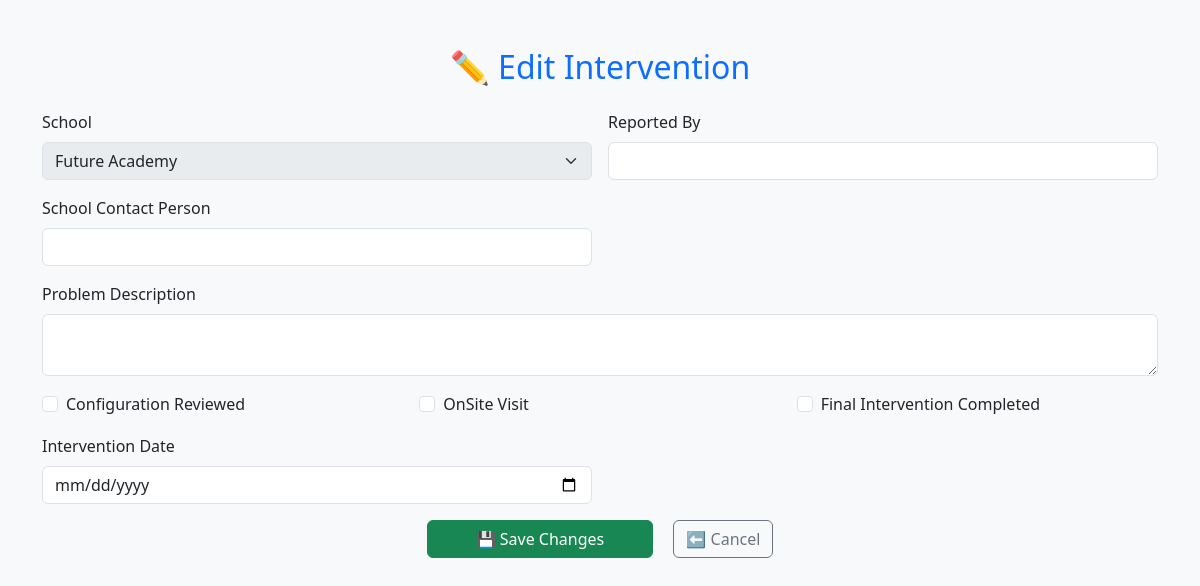
/edit_intervention/6, run on an earlier commit of the app's database.
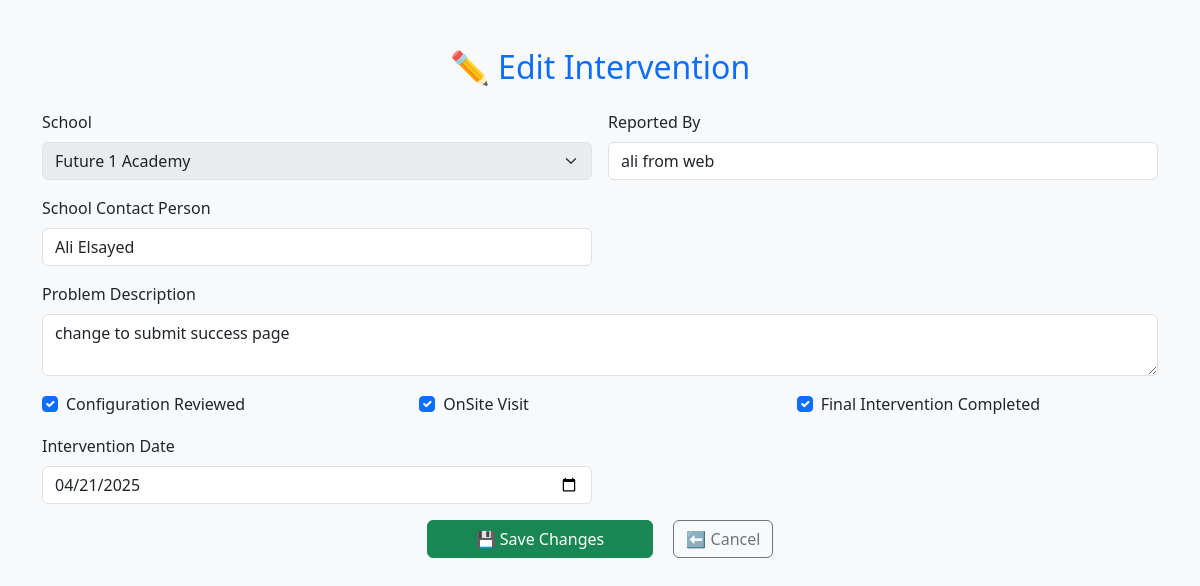
And on a later commit of the database.
### tables this page shows
CREATE TABLE interventions (
    id INTEGER PRIMARY KEY AUTOINCREMENT,
    location_id INTEGER,
    reported_by TEXT,
    school_contact_person TEXT,
    problem_description TEXT,
    configuration_reviewed BOOLEAN,
    onsite_visit BOOLEAN,
    final_completed BOOLEAN,
    intervention_date DATE,
    FOREIGN KEY (location_id) REFERENCES locations(id)
);

CREATE TABLE locations (
    id INTEGER PRIMARY KEY AUTOINCREMENT,
    school_name TEXT NOT NULL,
    city TEXT,
    address TEXT
, city_id INTEGER);

### app.py (the view, shortened to what this page needs)
@app.route('/edit_intervention/<int:id>', methods=['GET', 'POST'])
def edit_intervention(id):
    conn = sqlite3.connect('db/database.db')
    cursor = conn.cursor()
    cursor.execute("SELECT * FROM interventions WHERE id=?", (id,))
    intervention = cursor.fetchone()
    cursor.execute("SELECT id, school_name FROM locations")
    locations = cursor.fetchall()
    conn.close()
    return render_template('edit_intervention.html', intervention=intervention, locations=locations)

### templates/edit_intervention.html (shortened to what this page needs)
<!DOCTYPE html>
<html>
<head>
    <link href="https://cdn.jsdelivr.net/npm/bootstrap@5.3.2/dist/css/bootstrap.min.css" rel="stylesheet">
</head>
<body class="bg-light">
    <div class="container mt-5">
        <h2 class="text-center text-primary mb-4">✏️ Edit Intervention</h2>
        <form method="POST" class="row g-3">
            <div class="col-md-6">
                <label for="school" class="form-label">School</label>
                <select name="location_id" id="school" class="form-select" disabled>
                    {% for loc in locations %}
                        <option value="{{ loc[0] }}" {% if intervention[1] == loc[0] %}selected{% endif %}>{{ loc[1] }}</option>
                    {% endfor %}
                </select>
            </div>
            <div class="col-md-6">
                <label for="reported_by" class="form-label">Reported By</label>
                <input type="text" class="form-control" name="reported_by" value="{{ intervention[2] }}">
            </div>
            <div class="col-md-6">
                <label for="school_contact_person" class="form-label">School Contact Person</label>
                <input type="text" class="form-control" name="school_contact_person" value="{{ intervention[3] }}">
            </div>
            <div class="col-md-12">
                <label for="problem_description" class="form-label">Problem Description</label>
                <textarea class="form-control" name="problem_description">{{ intervention[4] }}</textarea>
            </div>
            <div class="col-md-4">
                <div class="form-check">
                    <input class="form-check-input" type="checkbox" name="configuration_reviewed" {% if intervention[5] %}checked{% endif %}>
                    <label class="form-check-label">Configuration Reviewed</label>
                </div>
            </div>
            <div class="col-md-4">
                <div class="form-check">
                    <input class="form-check-input" type="checkbox" name="onsite_visit" {% if intervention[6] %}checked{% endif %}>
                    <label class="form-check-label">OnSite Visit</label>
                </div>
            </div>
            <div class="col-md-4">
                <div class="form-check">
                    <input class="form-check-input" type="checkbox" name="final_completed" {% if intervention[7] %}checked{% endif %}>
                    <label class="form-check-label">Final Intervention Completed</label>
                </div>
            </div>
            <div class="col-md-6">
                <label for="intervention_date" class="form-label">Intervention Date</label>
                <input type="date" class="form-control" name="intervention_date" value="{{ intervention[8] }}">
            </div>
            <div class="col-md-12 text-center">
                <button type="submit" class="btn btn-success px-5">💾 Save Changes</button>
                <a href="/report" class="btn btn-outline-secondary ms-3">⬅️ Cancel</a>
            </div>
        </form>
    </div>
</body>
</html>

What changed in the data, as far as the page shows it:
added interventions: location_id "Future 1 Academy", reported_by "ali from web", school_contact_person "Ali Elsayed", problem_description "change to submit success page", configuration_reviewed "☑", onsite_visit "☑", final_completed "☑", intervention_date "04/21/2025"
Also different on the page:
form field location_id: "Future Academy" → (not shown)
form field configuration_reviewed: "☐" → (not shown)
form field onsite_visit: "☐" → (not shown)
form field final_completed: "☐" → (not shown)
